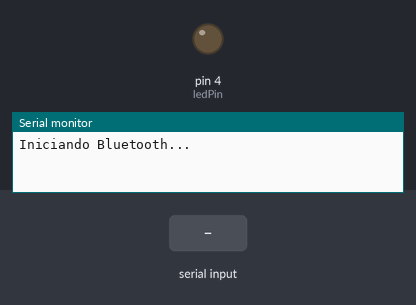
Bench run of a sketch on a simulated Arduino Uno, built with avr-gcc and run on an emulated ATmega328P. On the bench: output pins drawn as LEDs (lit = HIGH), the last lines printed to the serial monitor. Inputs (shaded band) come from the test bench.

Above: at 2.4 s.
2.5 s: "1" received over the second serial link
At 3.2 s:
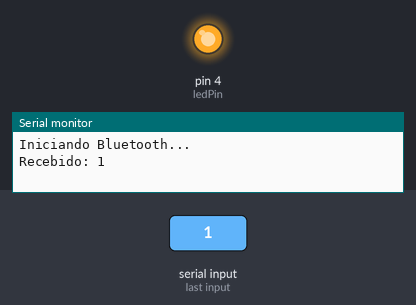
Timing chart, 0 to 5.5 s (numbered marks = the images above; inputs shaded):
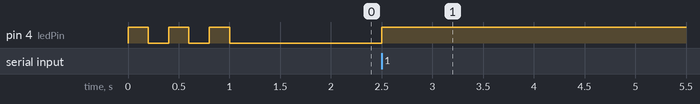

The sketch:

sketch_softwareserial.ino
```cpp
/*
  Código Arduino para Bluetooth HC-05 nos pinos 10 e 11 (SoftwareSerial)
  Controla LED no pino 4.
*/

#include <SoftwareSerial.h>

// Definição dos pinos do Bluetooth
// RX do Arduino (liga no TX do Bluetooth - Pino 3 do HC-05)
// TX do Arduino (liga no RX do Bluetooth - Pino 2 do HC-05)
const int pinRX = 10;
const int pinTX = 11;

// Cria a porta serial por software
SoftwareSerial bluetooth(pinRX, pinTX);

const int ledPin = 4;

void setup() {
  // Inicializa a comunicação serial padrão (USB) para debug no computador
  Serial.begin(9600);
  Serial.println("Iniciando Bluetooth...");

  // Inicializa a comunicação com o módulo Bluetooth
  // A maioria dos HC-05 vem com 9600 ou 38400. Tente 9600 primeiro.
  bluetooth.begin(9600);

  pinMode(ledPin, OUTPUT);

  // Pisca 3 vezes para confirmar inicialização
  for(int i=0; i<3; i++) {
    digitalWrite(ledPin, HIGH);
    delay(200);
    digitalWrite(ledPin, LOW);
    delay(200);
  }
}

void loop() {
  // Verifica se há dados chegando do Bluetooth
  if (bluetooth.available() > 0) {
    char command = bluetooth.read();

    // Mostra no Monitor Serial do PC o que chegou (para debug)
    Serial.print("Recebido: ");
    Serial.println(command);

    if (command == '1') {
      // Liga o LED
      digitalWrite(ledPin, HIGH);

      // Mantém ligado por 10 segundos
      delay(10000);

      // Pisca 5 vezes
      for(int i=0; i<5; i++) {
        digitalWrite(ledPin, LOW);
        delay(500);
        digitalWrite(ledPin, HIGH);
        delay(500);
      }

      // Desliga o LED
      digitalWrite(ledPin, LOW);
    }
    else if (command == '0') {
      digitalWrite(ledPin, LOW);
    }
  }
}
```

Measured:
- after the input at 2.5 s, pin 4 (ledPin): LOW → HIGH at once
